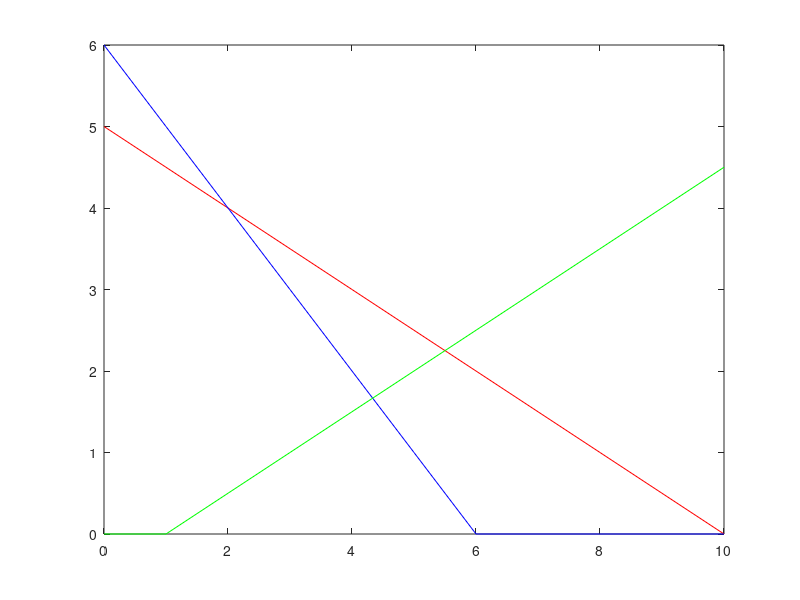

MATLAB code for this plot: (Note: this script raises an error after producing the figure.)
c=[2 1];

a=[1 2; 1 1; 1 -2];

b=[10;6;1];

x1 = 0:1:max(b)
% a(1,1)x1 + a(1,2)x12 = b(1,1)
x12 = (b(1) - (a(1,1).*x1))./(a(1,2))
x22 = (b(2) - (a(2,1).*x1))./(a(2,2))
x32 = (b(3) - (a(3,1).*x1))./(a(3,2))

plot( x1,x12,'r',x1,x22,'b',x1,x32,'g')

x12 = max(0,x12);
x22 = max(0 ,x22);
x32 = max(0,x32);

plot( x1,x12,'r',x1,x22,'b',x1,x32,'g')

cx1 = find(x1 == 0)
c1 = find(x12 == 0)
l1 = [x1(:,[c1,cx1]),x12(:,[c1,cx1])]'

c2 = find(x22 == 0)
l2 = [x1(:,[c2,cx1]),x22(:,[c2,cx1])]'

c3 = find(x32 == 0)
l3 = [x1(:,[c3,cx1]),x32(:,[c3,cx1])]'

corpt = unique([l1;l2;l3],'rows');
pt = [0 ; 0 ];

for i =1:(size(a,1)-1)
    a1 = a(i,:);
    b1 = b(i,:);
    for j = i+1:size(a,1)
        a2 = a(j, :);
        b2 = b(j, :);
        a4 =[a1;a2];
        b4 =[b1;b2];
        x = a4\b4;
        pt = [pt x];
    end
end

ptt = pt'
allpt = [ptt ; corpts];
points = unique(allpt, 'rows');
PT = contraint(points);
p = unique(PT, 'rows');

for i =1:size(p,1)
    fn(i,:) = sum(p(i,:).*c);
end

ver_fn = [p fn];
[optVal ,optPosition] = max(fn);
optVal = ver_fn(optPosition, :);
optimal_bfs = array2table(optVal);
optimal_bfs.Properties.VariableNames(1:size(optimal_bfs,2)) = {'x1','x2','z'}


